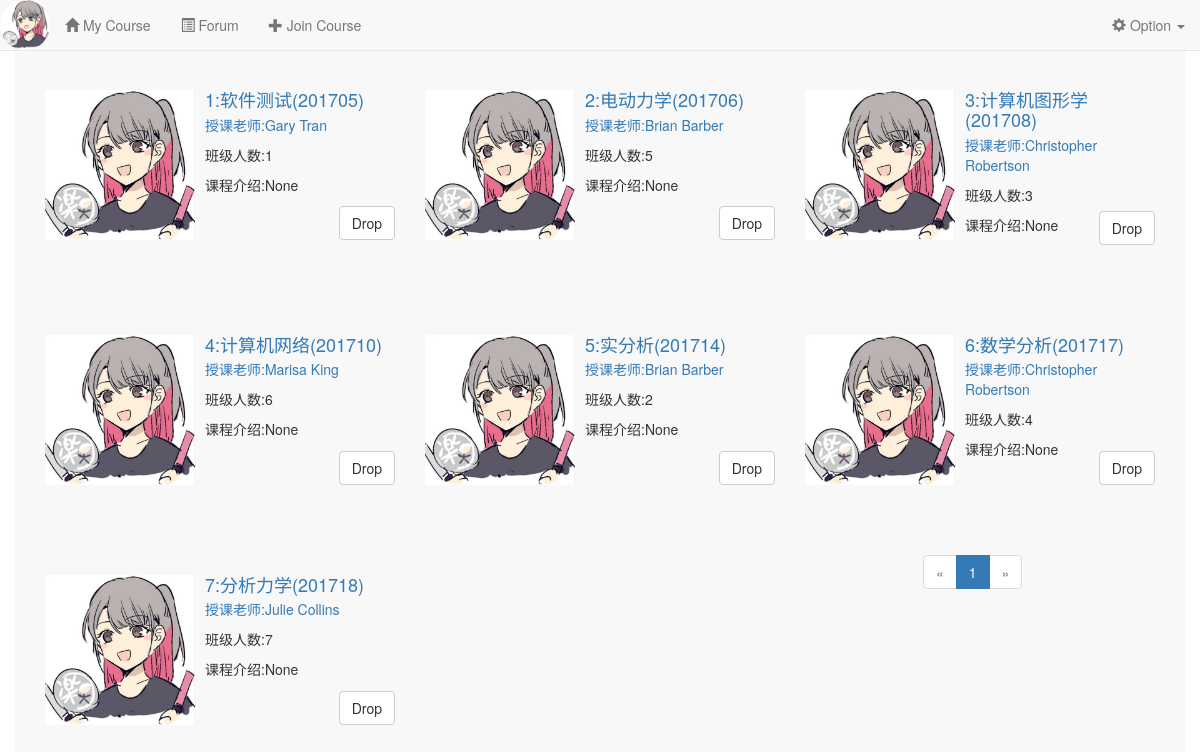
/course/ (signed in), run on the app's committed database.
### app/models.py (models this page shows, shortened)
class Course(db.Model):
    __tablename__ = 'courses'
    course_id = db.Column(db.String, primary_key=True) #课程id
    name = db.Column(db.String) #课程名
    teacher_id = db.Column(db.Integer, db.ForeignKey('teachers.teacher_id')) #该课程对应的老师
    since = db.Column(db.DateTime, default=datetime.utcnow) #开课时间
    about_course = db.Column(db.Text) #课程介绍
    college = db.Column(db.String) #课程所属学院
    students = db.relationship('StudentCourse',
                               foreign_keys=[StudentCourse.course_id],
                               backref=db.backref('course', lazy='joined'),
                               lazy='dynamic',
                               cascade='all, delete-orphan'
                               )

class User(UserMixin, db.Model):
    __tablename__ = 'users'
    id = db.Column(db.Integer, primary_key=True)
    name = db.Column(db.String(64)) #真实姓名(不同于用户名)
    location = db.Column(db.String(64)) #位置
    about_me = db.Column(db.Text()) #个人介绍
    member_since = db.Column(db.DateTime(), default=datetime.utcnow)    #注册时间
    last_seen = db.Column(db.DateTime(), default=datetime.utcnow)   #最后一次访问的时间
    email = db.Column(db.String(64), unique=True, index=True)   #电子邮箱
    nickname = db.Column(db.String(64))    #昵称
    role_id = db.Column(db.Integer, db.ForeignKey('roles.id'))  #角色id
    password_hash = db.Column(db.String(128))   #密码hash
    confirmed = db.Column(db.Boolean, default=False)    #是否已经确认账户
    headicon_url = db.Column(db.String(64)) #头像图标的url
    student = db.relationship('Student', backref='user', uselist=False) #通过Student的user字段拿到用户信息
    teacher = db.relationship('Teacher', backref='user', uselist=False) #通过Teacher的user字段拿到用户信息
    posts = db.relationship('Post', backref='author', lazy='dynamic') #该用户发布的动态
    followed = db.relationship('Follow',
                               foreign_keys=[Follow.follower_id],
                               backref=db.backref('follower', lazy='joined'),
                               lazy='dynamic',
                               cascade='all, delete-orphan')
    followers = db.relationship('Follow',
                               foreign_keys=[Follow.followed_id],
                               backref=db.backref('followed', lazy='joined'),
                               lazy='dynamic',
                               cascade='all, delete-orphan')
    comments = db.relationship('Comment', backref='author', lazy='dynamic') #该用户发表的评论
    @property
    def password(self):
        raise AttributeError('Password is not a readable attribute!')
    @login_manager.user_loader
    def load_user(user_id):
        return User.query.get(int(user_id))
    def ping(self):
        self.last_seen = datetime.utcnow()
        db.session.add(self)
        db.session.commit()

### app/course/views.py (the view)
@course.route('/')
@login_required
def index():
    if current_user.role is not None and current_user.role.name == 'Student':
        page = request.args.get('page', 1, type=int)
        pagination = current_user.student.courses.paginate(
            page, per_page=current_app.config['FLASKY_COURSE_PER_PAGE'],
        error_out=False)
        courses = [item.course for item in pagination.items]
        return render_template('course/index.html', courses=courses, pagination=pagination)
    elif current_user.role.name == 'Teacher':
        courses = current_user.teacher.courses #老师创建的课程
        return render_template('course/index.html', courses=[c.course for c in courses])

### app/auth/views.py (called while the page is built)
@auth.before_app_request
def before_request():
    if current_user.is_authenticated:
        current_user.ping()
        if not current_user.confirmed \
                and request.endpoint \
                and request.blueprint != 'auth' \
                and request.endpoint != 'static':
            return redirect(url_for('auth.unconfirmed'))

### app/main/__init__.py (called while the page is built)
@main.app_context_processor
def inject_permissions():
    return dict(Permission=Permission)

### app/templates/course/index.html (shortened to what this page needs)
{% extends "/base.html" %}
{% import "/_macros.html" as macros %}
{% block content %}
<div class="container navbar-default" style="height:100%;padding-top:30px;">
    {% for each in courses %}
    <div class="col-xs-4" style="padding-top:60px;padding-bottom:30px">
        <div class="media-left">
            <a href="#"><img src="{{ url_for('static', filename='img/suki.jpg') }}" class="media-object" style="width:150px"></a>
        </div>
        <div class="media-body">
            <a href="{{ url_for('course.chatroom', course_id=each.course_id) }}"><h4 class="media-heading">{{ loop.index }}:{{ each.name }}({{ each.course_id }})</h4></a>
            <a href="#"><p>授课老师:{{ each.teacher.user.name }}</p></a>
            <p>班级人数:{{ each.students.count() }}</p>
            <p>课程介绍:{{ each.about_course }}</p>
            <button id="{{ each.course_id }}" type="button" onclick="f(id)" class="btn btn-default" style="position:absolute;right:15px;bottom:30px">Drop</button>
        </div>
    </div>
    {% endfor %}
    <div class="pagination" style="padding-left:45%">
        {{ macros.pagination_widget(pagination, 'course.index') }}
    </div>
</div>
{% endblock %}

### data on the page
Course: name "软件测试", course_id "201705", teacher.user.name "Gary Tran", students.count "1", about_course "None"
Course: name "电动力学", course_id "201706", teacher.user.name "Brian Barber", students.count "5", about_course "None"
Course: name "计算机图形学", course_id "201708", teacher.user.name "Christopher Robertson", students.count "3", about_course "None"
Course: name "计算机网络", course_id "201710", teacher.user.name "Marisa King", students.count "6", about_course "None"
Course: name "实分析", course_id "201714", teacher.user.name "Brian Barber", students.count "2", about_course "None"
Course: name "数学分析", course_id "201717", teacher.user.name "Christopher Robertson", students.count "4", about_course "None"
Course: name "分析力学", course_id "201718", teacher.user.name "Julie Collins", students.count "7", about_course "None"

### other printed values
{{ p }} "1"
